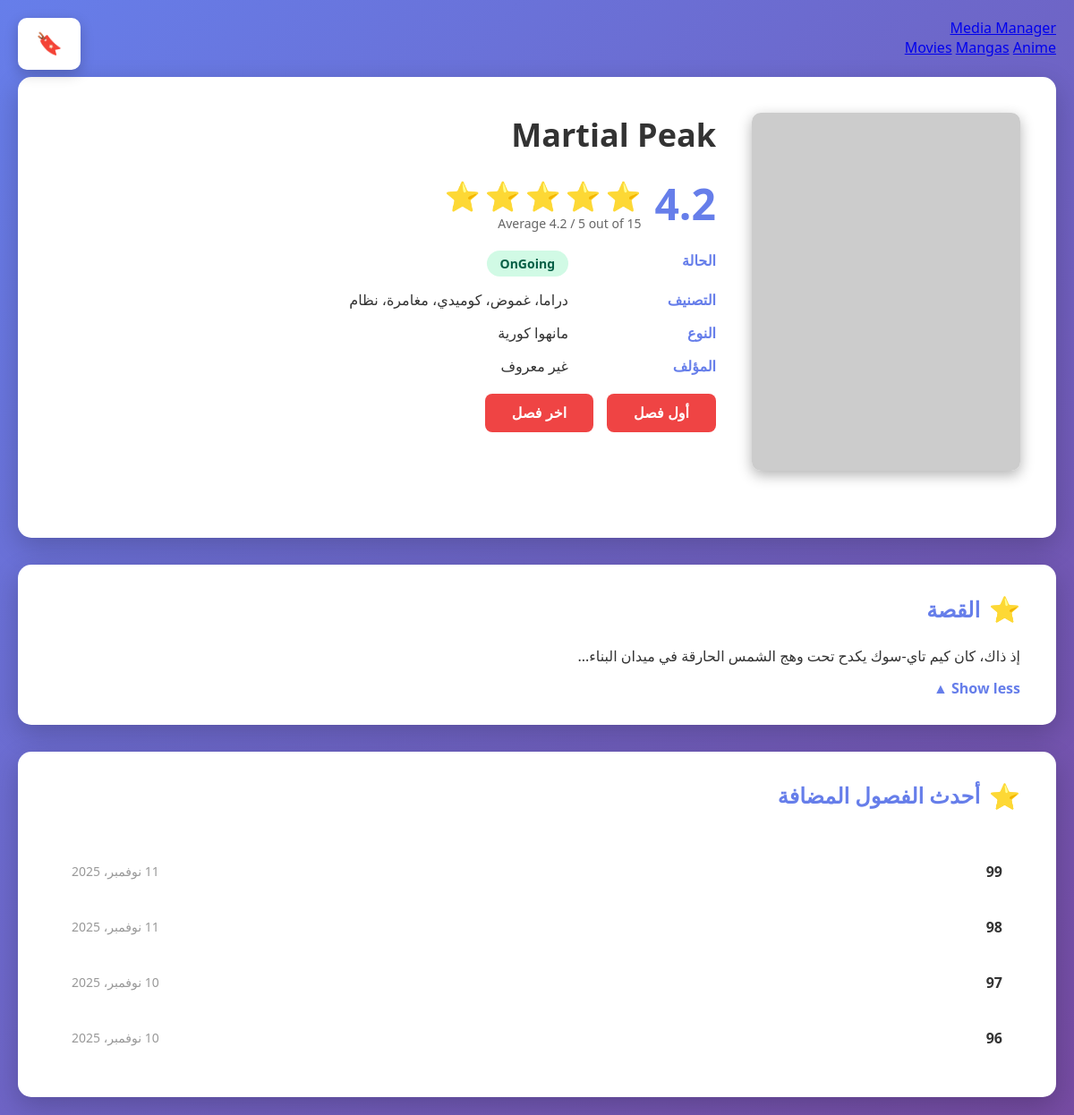
The page /mangas/detail/1 on the database as committed earlier.
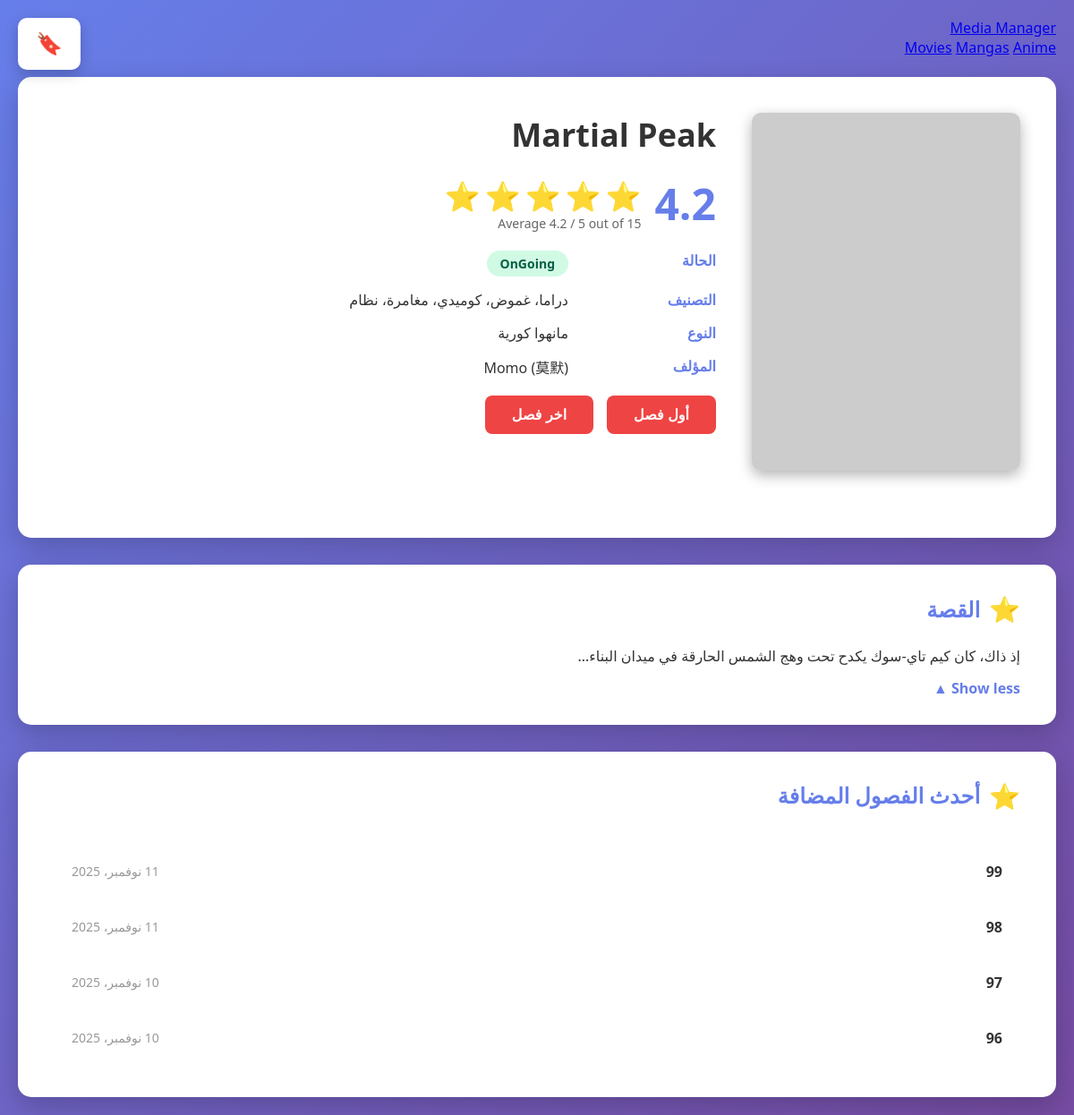
The same page on the database as committed later.
### app/models.py (models this page shows, shortened)
class Manga(db.Model):
    __tablename__ = 'mangas'
    id = db.Column(db.Integer, primary_key=True)
    title = db.Column(db.String(200), nullable=False)
    year = db.Column(db.Integer, nullable=True)
    author = db.Column(db.String(100), nullable=True)
    volumes = db.Column(db.Integer, nullable=True)
    status = db.Column(db.String(50), nullable=True)

### app/blueprints/mangas.py (the view)
@mangas_bp.route('/detail/<int:id>')
def manga_detail(id):
    manga = Manga.query.get_or_404(id)
    chapters = [
        {'id': 99, 'title': '99', 'date': '11 نوفمبر، 2025'},
        {'id': 98, 'title': '98', 'date': '11 نوفمبر، 2025'},
        {'id': 97, 'title': '97', 'date': '10 نوفمبر، 2025'},
        {'id': 96, 'title': '96', 'date': '10 نوفمبر، 2025'},
    ]
    manga_data = {
        'id': manga.id,
        'title': manga.title,
        'rating': manga.rating if hasattr(manga, 'rating') else '4.2',
        'status': manga.status if hasattr(manga, 'status') else 'OnGoing',
        'genres': 'دراما، غموض، كوميدي، مغامرة، نظام',
        'type': 'مانهوا كورية',
        'author': manga.author if manga.author else 'غير معروف',
        'description': 'إذ ذاك، كان كيم تاي-سوك يكدح تحت وهج الشمس الحارقة في ميدان البناء...',
        'image': 'https://via.placeholder.com/300x400?text=' + manga.title
    }
    return render_template('manga_detail.html', manga=manga_data, chapters=chapters)

### app/templates/manga_detail.html (shortened to what the changed rows need)
<!DOCTYPE html>
<html lang="ar" dir="rtl">
<head>
</head>
<body>
    <br>
    <div class="container">
        <div class="manga-header">
            <div class="manga-top">
                <div class="manga-info">
                    <h1 class="manga-title">{{ manga.title }}</h1>
                    <div class="rating-section">
                        <div class="rating-score">{{ manga.rating or '4.2' }}</div>
                        <div>
                        </div>
                    </div>
                    <div class="info-grid">
                        <div class="info-label">الحالة</div>
                        <div class="info-value">
                            <span class="status-badge {{ 'status-ongoing' if manga.status == 'مستمر' else 'status-completed' }}">
                                {{ manga.status or 'OnGoing' }}
                            </span>
                        </div>
                        <div class="info-label">التصنيف</div>
                        <div class="info-value">{{ manga.genres or 'دراما، غموض، كوميدي، مغامرة، نظام' }}</div>
                        <div class="info-label">النوع</div>
                        <div class="info-value">{{ manga.type or 'مانهوا كورية' }}</div>
                        <div class="info-label">المؤلف</div>
                        <div class="info-value">{{ manga.author or 'غير معروف' }}</div>
                    </div>
                    <div class="action-buttons">
                        <button class="btn btn-primary" onclick="readFirst()">أول فصل</button>
                        <button class="btn btn-primary" onclick="readLast()">اخر فصل</button>
                    </div>
                </div>
            </div>
        </div>
        <div class="story-section">
            <h2 class="section-title">القصة</h2>
        </div>
        <div class="chapters-section">
            <div class="chapters-header">
                <h2 class="section-title">أحدث الفصول المضافة</h2>
            </div>
        </div>
    </div>
</body>
</html>

Rows that differ between the two databases and show on the page:
changed Manga "Martial Peak": status (not shown) → "OnGoing"; author (not shown) → "Momo (莫默)"
Other text that changed with them:
{{ manga.status or 'OnGoing' }}: "OnGoing" → (not shown)
{{ manga.author or 'غير معروف' }}: "غير معروف" → (not shown)
